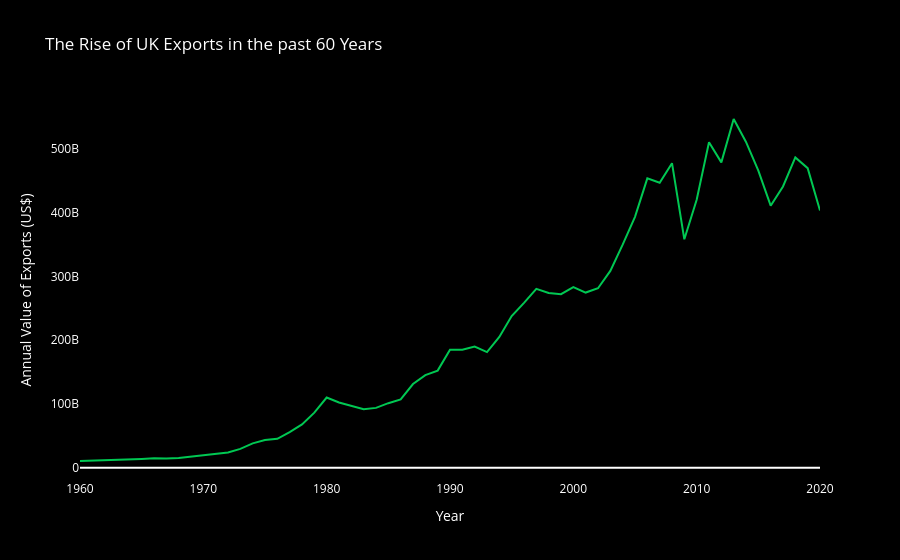

Write notebook code for a chart like this one.
### Code cell
import plotly.express as px

gb_sorted = gb.sort_values(by='Year')

fig = px.line(
    gb_sorted,
    x='Year',
    y='average_value_Merchandise exports (current US$)',
    title='The Rise of UK Exports in the past 60 Years',
    labels={'average_value_Merchandise exports (current US$)': 'Annual Value of Exports (US$)'}
)

fig.update_traces(line=dict(color='#00C853'))  # Stock gain green

fig.update_layout(
    plot_bgcolor='black',
    paper_bgcolor='black',
    font=dict(color='white'),
    title_font=dict(color='white'),
    xaxis=dict(color='white', showgrid=False),  # Remove x-axis gridlines
    yaxis=dict(color='white', showgrid=False)   # Remove y-axis gridlines
)

fig.show()

### Figure 1 — Plotly figure (JSON) as saved in the notebook; plotly's stock layout.template omitted (floating-point values rounded to 4 significant figures)
{"data": [{"hovertemplate": "Year=%{x}<br>Annual Value of Exports (US$)=%{y}<extra></extra>", "legendgroup": "", "line": {"color": "#00C853", "dash": "solid"}, "marker": {"symbol": "circle"}, "mode": "lines", "name": "", "orientation": "v", "showlegend": false, "type": "scatter", "x": [1960, 1961, 1962, 1963, 1964, 1965, 1966, 1967, 1968, 1969, 1970, 1971, 1972, 1973, 1974, 1975, 1976, 1977, 1978, 1979, 1980, 1981, 1982, 1983, 1984, 1985, 1986, 1987, 1988, 1989, 1990, 1991, 1992, 1993, 1994, 1995, 1996, 1997, 1998, 1999, 2000, 2001, 2002, 2003, 2004, 2005, 2006, 2007, 2008, 2009, 2010, 2011, 2012, 2013, 2014, 2015, 2016, 2017, 2018, 2019, 2020], "xaxis": "x", "y": [10610000000.0, 11070000000.0, 11370000000.0, 12260000000.0, 12880000000.0, 13810000000.0, 14770000000.0, 14490000000.0, 15460000000.0, 17640000000.0, 19430000000.0, 22100000000.0, 23980000000.0, 29640000000.0, 38200000000.0, 43420000000.0, 45360000000.0, 55860000000.0, 67890000000.0, 86400000000.0, 110100000000.0, 102200000000.0, 96980000000.0, 91620000000.0, 93880000000.0, 101300000000.0, 107100000000.0, 131300000000.0, 145200000000.0, 152300000000.0, 185200000000.0, 185000000000.0, 190000000000.0, 181400000000.0, 205100000000.0, 238000000000.0, 258500000000.0, 280400000000.0, 273900000000.0, 272200000000.0, 283200000000.0, 274700000000.0, 281400000000.0, 308700000000.0, 349700000000.0, 393500000000.0, 453700000000.0, 446800000000.0, 477500000000.0, 358200000000.0, 420200000000.0, 510400000000.0, 478800000000.0, 546800000000.0, 510800000000.0, 465800000000.0, 410900000000.0, 441000000000.0, 486400000000.0, 469700000000.0, 403300000000.0], "yaxis": "y"}], "layout": {"font": {"color": "white"}, "legend": {"tracegroupgap": 0}, "paper_bgcolor": "black", "plot_bgcolor": "black", "title": {"font": {"color": "white"}, "text": "The Rise of UK Exports in the past 60 Years"}, "xaxis": {"anchor": "y", "color": "white", "domain": [0, 1], "showgrid": false, "title": {"text": "Year"}}, "yaxis": {"anchor": "x", "color": "white", "domain": [0, 1], "showgrid": false, "title": {"text": "Annual Value of Exports (US$)"}}}}
